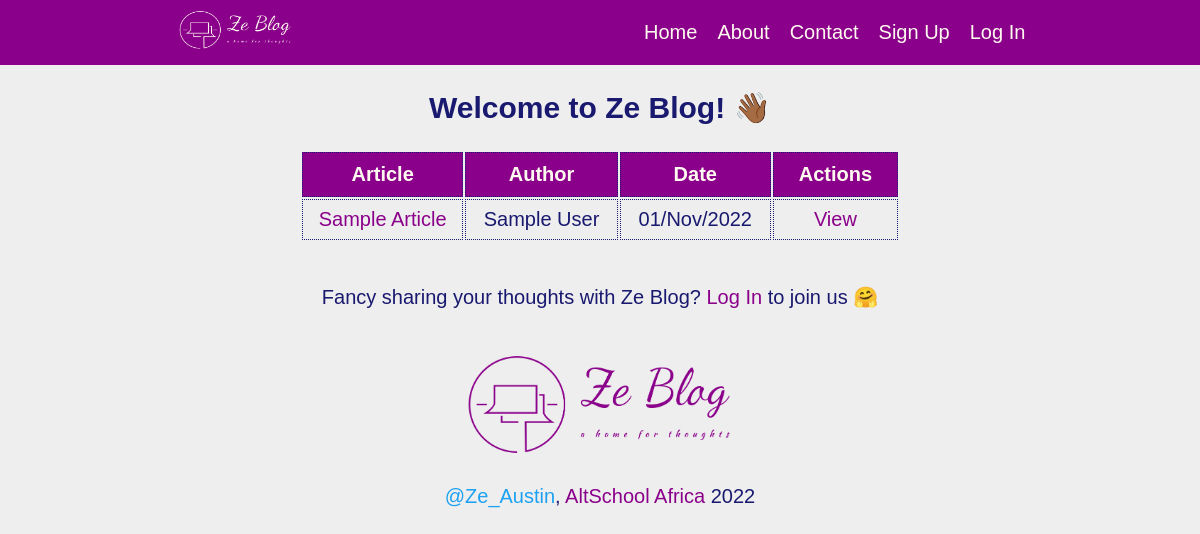
The page / on the database its author committed.
### app.py (models this page shows, shortened)
class Article(db.Model):
    __tablename__ = "articles"
    id = db.Column(db.Integer, primary_key=True)
    title = db.Column(db.String(80), nullable=False)
    content = db.Column(db.String, nullable=False)
    created_on = db.Column(db.DateTime, default=datetime.now())
    user_id = db.Column(db.Integer, db.ForeignKey(
        "users.id"), unique=False, nullable=False)
    author = db.Column(db.String, nullable=False)
    created_by = db.relationship("User", back_populates="articles_by")

### app.py (the view)
@app.route('/')
def index():
    articles = Article.query.all()
    context = {
        "articles": articles
    }
    return render_template('index.html', **context)

### templates/index.html (shortened to what this page needs)
{% extends 'base.html' %} {% block content %}
{% if current_user.is_authenticated %}
<h2>Welcome to Ze Blog, {{current_user.username}}! <span class="wave">👋🏾</span></h2>
{% else %}
<h2>Welcome to Ze Blog! <span class="wave">👋🏾</span></h2>
{% endif %}
{% if articles %}
<div class="table_wrapper">
  <table>
    <thead>
      <th>Article</th>
      <th>Author</th>
      <th>Date</th>
      <th>Actions</th>
    </thead>
    <tbody>
      {% for article in articles %}
      {% if current_user.id == article.user_id %}
      <tr>
        <td><a href="/article/{{article.id}}/">{{article.title}}</a></td>
        <td>{{article.author}}</td>
        <td>{{article.created_on.strftime('%d/%b/%Y')}}</td>
        <td>
          <a href="/edit/{{article.id}}/">Edit</a>
          <a href="/delete/{{article.id}}/">Delete</a>
        </td>
      </tr>
      {% else %}
      <tr>
        <td><a href="/article/{{article.id}}/">{{article.title}}</a></td>
        <td>{{article.author}}</td>
        <td>{{article.created_on.strftime('%d/%b/%Y')}}</td>
        <td>
          <a href="/article/{{article.id}}/">View</a>
        </td>
      </tr>
      {% endif %}
      {% endfor %}
    </tbody>
  </table>
</div>
<br>
{% if current_user.is_authenticated %}
<p><a href="{{url_for('contribute')}}" class="button">Contribute</a></p>
{% else %}
<p>Fancy sharing your thoughts with Ze Blog? <a href="{{url_for('login')}}">Log In</a> to join us 🤗</p>
{% endif %}
{% endif %} {% endblock content %}

### static/css/main.css (style rules this page uses)
* { font-family: Arial, Helvetica, sans-serif; box-sizing: border-box; }
body { margin: 0; text-align: center; background-color: #eee; color: midnightblue; font-size: 20px; }
a { text-decoration: none; color: darkmagenta; }
.wave { animation-name: wave-animation; animation-duration: 2.5s; animation-iteration-count: infinite; transform-origin: 70% 70%; display: inline-block; }
.table_wrapper { width: 100%; margin: auto; overflow-x: auto; white-space: nowrap; }
th { width: 200px; background-color: darkmagenta; color: floralwhite; padding: 10px; border: 1px dotted midnightblue; }
td { padding: 8px; border: 1px dotted midnightblue; }
p { margin: 1em; }

### rows shown on the page
Article: title "Sample Article", author "Sample User", created_on "01/Nov/2022"
